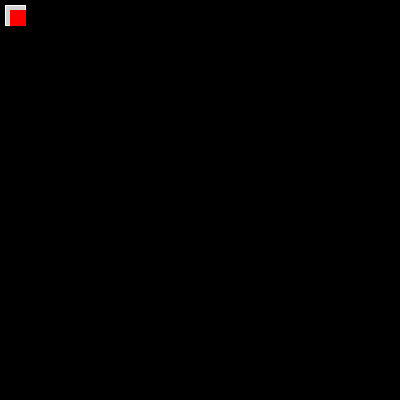
Frame 1 (no input)
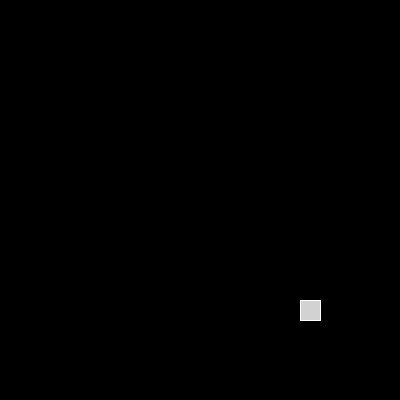
Frame 60 (the mouse pressed at the canvas centre just before this capture)
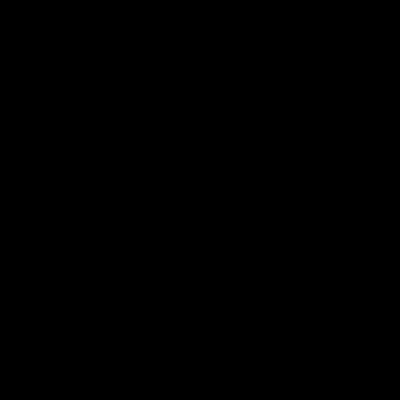
Frame 120 (the mouse held since frame 60 and released just before this capture)

The Processing sketch that drew these frames (run headless with seeded random() and noise(); from frame 60 on, the mouse is pressed at the canvas centre):

// Processing sketch: slide_methods
// ── slide_methods.pde
int x1, x2;
int y1, y2;


void setup() {
  size (400, 400);
}

void draw() {
  background(0);
  slide();
  slideup();
}

void slide() {
  stroke(255);
  fill(210);
  x1=x1+5;
  y1=y1+5;
  rect(x1,y1,20,20);
  
}

void slideup() {
  stroke(255,0,0);
  fill(255, 0, 0);
  x2=x2+10;
  y2=y2+10;
  rect(x2,y2,15,15);
}
